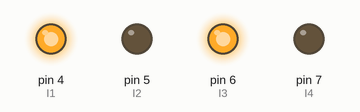
Recording of a sketch running on a simulated Arduino Uno, built with avr-gcc and run on an emulated ATmega328P. Parts: output pins drawn as LEDs (lit = HIGH).

Above: at 2.5 s.
At 5.1 s:
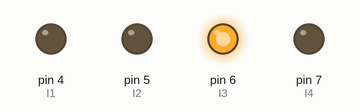
Timing chart, 0 to 6.0 s (numbered marks = the images above):
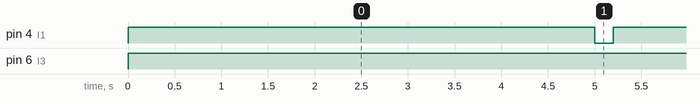

The sketch:

moverobot.ino
```cpp
int I1 = 4;
int I2 = 5;
int I3 = 6;
int I4 = 7;
void setup()
{
pinMode (I1, OUTPUT);
pinMode (I2, OUTPUT);
pinMode (I3, OUTPUT);
pinMode (I4, OUTPUT);
}

void loop()
{
digitalWrite (I1, HIGH);
digitalWrite (I2, LOW);
digitalWrite (I3, HIGH);
digitalWrite (I4, LOW);
delay(5000);
digitalWrite (I1, LOW);
digitalWrite (I2, LOW);
digitalWrite (I3, HIGH);
digitalWrite (I4, LOW);
delay(200);
}
```

Measured:
- by itself, pin 4 (I1): alternates HIGH for 5.0 s and LOW for 0.20 s
- by itself, pin 6 (I3): LOW → HIGH at 0.00 s
